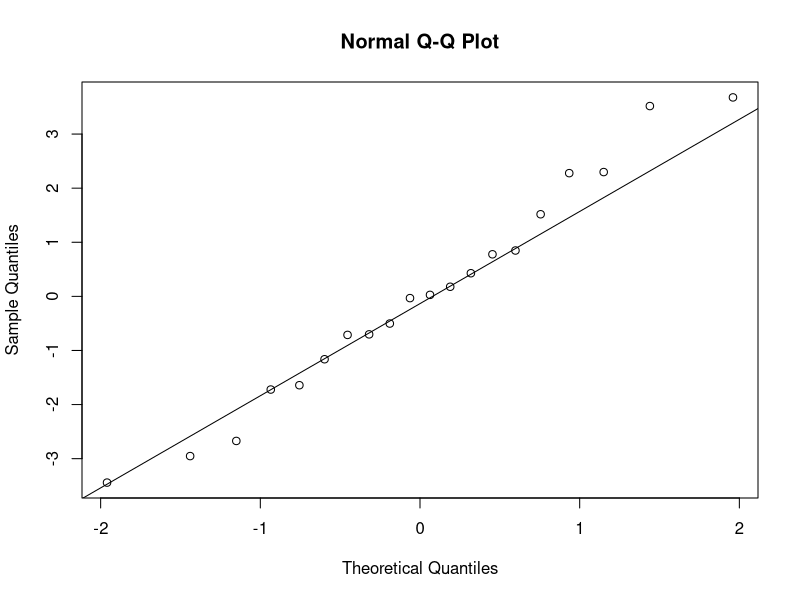
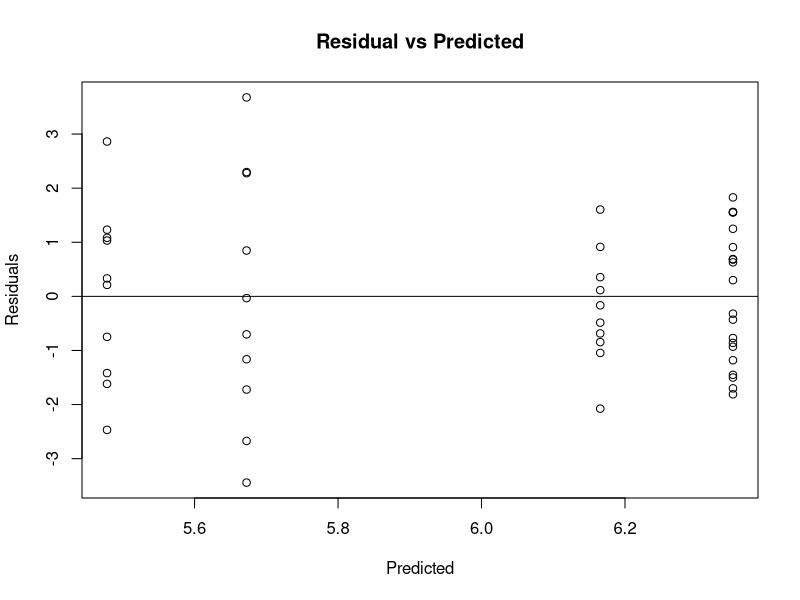

The R source for these figures, in order:
# Import input
loca="C:/Users/Duong Hung/OneDrive - University Of Houston/Msds classes materials/Fall semester/Math 6357-01 Linear models"
setwd(loca)
data=read.table("HW3.4.txt")
names(data)=c('Sham','1h','2h','4h')
data=data.frame(data)
for (i in 1:4){
  print(i)
  print(sum(data[i]))
}
y_dot= colMeans(data)
y2dot=sum(data)
y2dot_bar=y2dot/80
values=data.matrix(data)
SSt=0
for (a in 1:4){
  for (i in 1:20){
    SSt=SSt+(values[i,a]-y2dot_bar)^2
  }
}
SStreat=0
for (a in 1:4){
  SStreat=SStreat+(y_dot[a]-y2dot_bar)^2
}
SStreat=20*SStreat
SSe=SSt-SStreat
MStreat=SStreat/3
MSe=SSe/(80-4)
F0=MStreat/MSe

e=values
for (a in 1:4) {e[,a]=e[,a]-y_dot[a]}
qqnorm(e[,1])
qqline(e[,1])
pdata=NULL
fv=NULL
for (a in 1:4){
  for (i in 1:20){
    index=i+(a-1)*10
    pdata[index]=e[i,a]
    fv[index]=y_dot[a]
  }
}
plot(fv,pdata, main = 'Residual vs Predicted',xlab = 'Predicted',ylab = 'Residuals')
abline(0,0)
